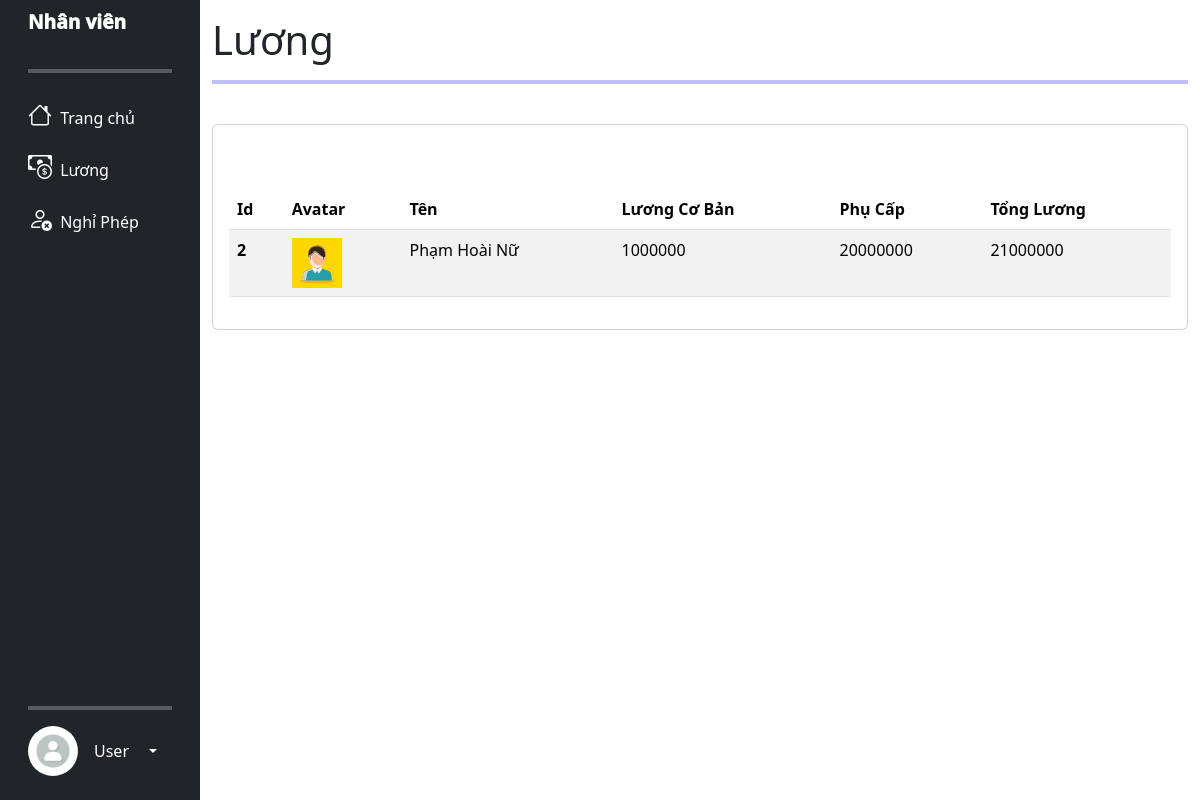
The page /user_salary.php (signed in) on the database its author committed.
### tables this page shows
CREATE TABLE `luong_tbl` (
  `id_luong` int(255) NOT NULL,
  `id_nhanvien` int(255) NOT NULL,
  `luong_co_ban` bigint(255) NOT NULL,
  `phu_cap` bigint(255) NOT NULL,
  `tong_luong` bigint(255) NOT NULL,
  `ngay_them` timestamp NOT NULL DEFAULT current_timestamp() ON UPDATE current_timestamp(),
  `ngay_cap_nhat` date NOT NULL
);

CREATE TABLE `nhan_vien_tbl` (
  `id_nv` int(255) NOT NULL,
  `ten` varchar(255) NOT NULL,
  `ngay_sinh` varchar(255) NOT NULL,
  `gioi_tinh` varchar(255) NOT NULL,
  `so_dien_thoai` varchar(255) NOT NULL,
  `email` varchar(255) NOT NULL,
  `dia_chi` varchar(255) NOT NULL,
  `id_chuc_vu` int(11) NOT NULL,
  `ngay_vao_lam` date NOT NULL,
  `ngay_them` timestamp NOT NULL DEFAULT current_timestamp() ON UPDATE current_timestamp(),
  `anh` varchar(255) NOT NULL DEFAULT 'default_avata.png',
  `ngay_cap_nhat` date NOT NULL
);

### user_salary.php (the view, shortened to what this page needs)
<?php
if (isset($_SESSION['username']) && isset($_SESSION['user_type']) && $_SESSION['logged_in']) {
    $username = $_SESSION['username'];
    require_once ('connect_db.php');
    $query1 = "SELECT * FROM luong_tbl
    INNER JOIN nhan_vien_tbl ON luong_tbl.id_nhanvien = nhan_vien_tbl.id_nv
    INNER JOIN login_tbl ON login_tbl.id = luong_tbl.id_nhanvien
    WHERE login_tbl.username = ?";
    $stmt = $con->prepare($query1);
    $stmt->bind_param("s", $username);
    $stmt->execute();
    $staff_result = $stmt->get_result();
    ?>
    <!DOCTYPE html>
    <html lang="en">
    <head>
        <link href="https://cdn.jsdelivr.net/npm/bootstrap@5.3.3/dist/css/bootstrap.min.css" rel="stylesheet">
        <link rel="stylesheet" href="https://cdn.jsdelivr.net/npm/bootstrap-icons@1.11.3/font/bootstrap-icons.min.css">
        <link href="https://cdn.datatables.net/v/bs5/dt-2.0.5/datatables.min.css" rel="stylesheet">
        <link rel="stylesheet" href="main.css">
    </head>
    <body>
        <div class="side_bar">
            <div class="container-fluid">
                <div class="row flex-nowrap">
                    <?php echo file_get_contents("user_baseUI.html"); ?>
                    <div class="col py-3">
                        <h1>Lương</h1>
                        <hr style="border: 2px solid blue">
                        <br>
                        <div class="card">
                            <div class="card-body mt-5">
                                <table class="table table-striped table-hover">
                                    <thead style="position: sticky; top: 1;">
                                        <tr>
                                            <th scope="col">Id</th>
                                            <th scope="col">Avatar</th>
                                            <th scope="col">Tên</th>
                                            <th scope="col">Lương Cơ Bản</th>
                                            <th scope="col">Phụ Cấp</th>
                                            <th scope="col">Tổng Lương</th>
                                        </tr>
                                    </thead>
                                    <tbody>
                                        <?php
                                        while ($row = $staff_result->fetch_assoc()) {
                                            ?>
                                            <tr>
                                                <th scope="row"><?php echo $row['id_nv']; ?></th>
                                                <td><img src="<?php echo $row['anh']; ?>" alt="user_avatar" height="50px"
                                                        width="50px"></td>
                                                <td><?php echo $row['ten']; ?></td>
                                                <td><?php echo $row['luong_co_ban']; ?></td>
                                                <td><?php echo $row['phu_cap']; ?></td>
                                                <td><?php echo $row['tong_luong']; ?></td>
                                            </tr>
                                            <?php
                                        }
                                        ?>
                                    </tbody>
                                </table>
                            </div>
                        </div>
                    </div>
                </div>
            </div>
        </div>
    </body>
    </html>
    <?php
} else {
    header("Location: error.html");
    exit();
}
?>

### main.css (style rules this page uses)
:root { font-family: 'Poppins', sans-serif; font-family: 'Kaisei Tokumin', serif; }
.title { font-size: larger !important; font-weight: 1000 !important; }
.main-side-item, .side-item { min-width: 100%; }

### rows shown on the page
luong_tbl: nhan_vien_tbl.id_nv "2", nhan_vien_tbl.anh (placeholder picture), nhan_vien_tbl.ten "Phạm Hoài Nữ", luong_co_ban "1000000", phu_cap "20000000", tong_luong "21000000"

### other values the page prints
file_get_contents("user_baseUI.html") "Nhân viên Trang chủ Lương Nghỉ Phép User"
